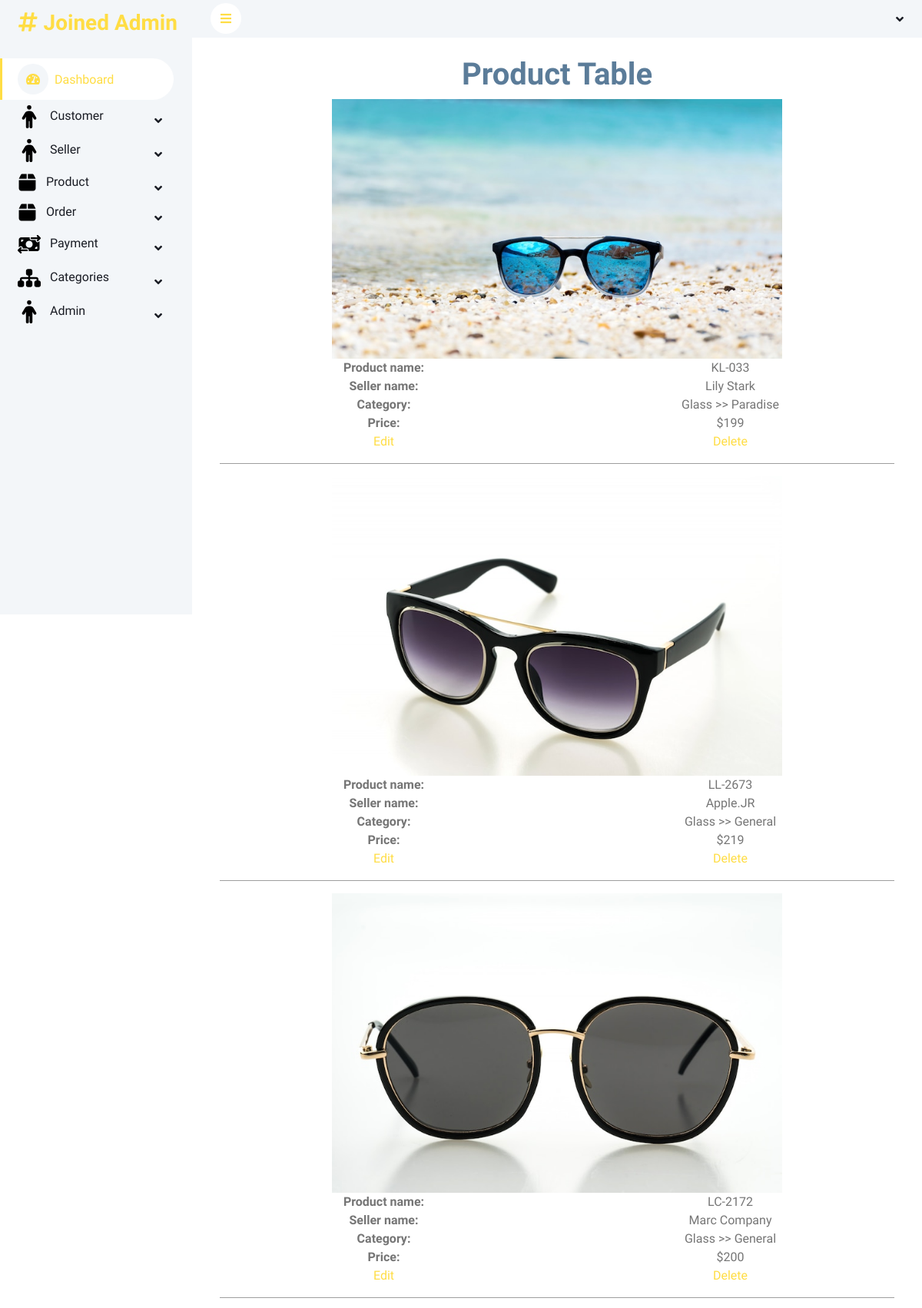
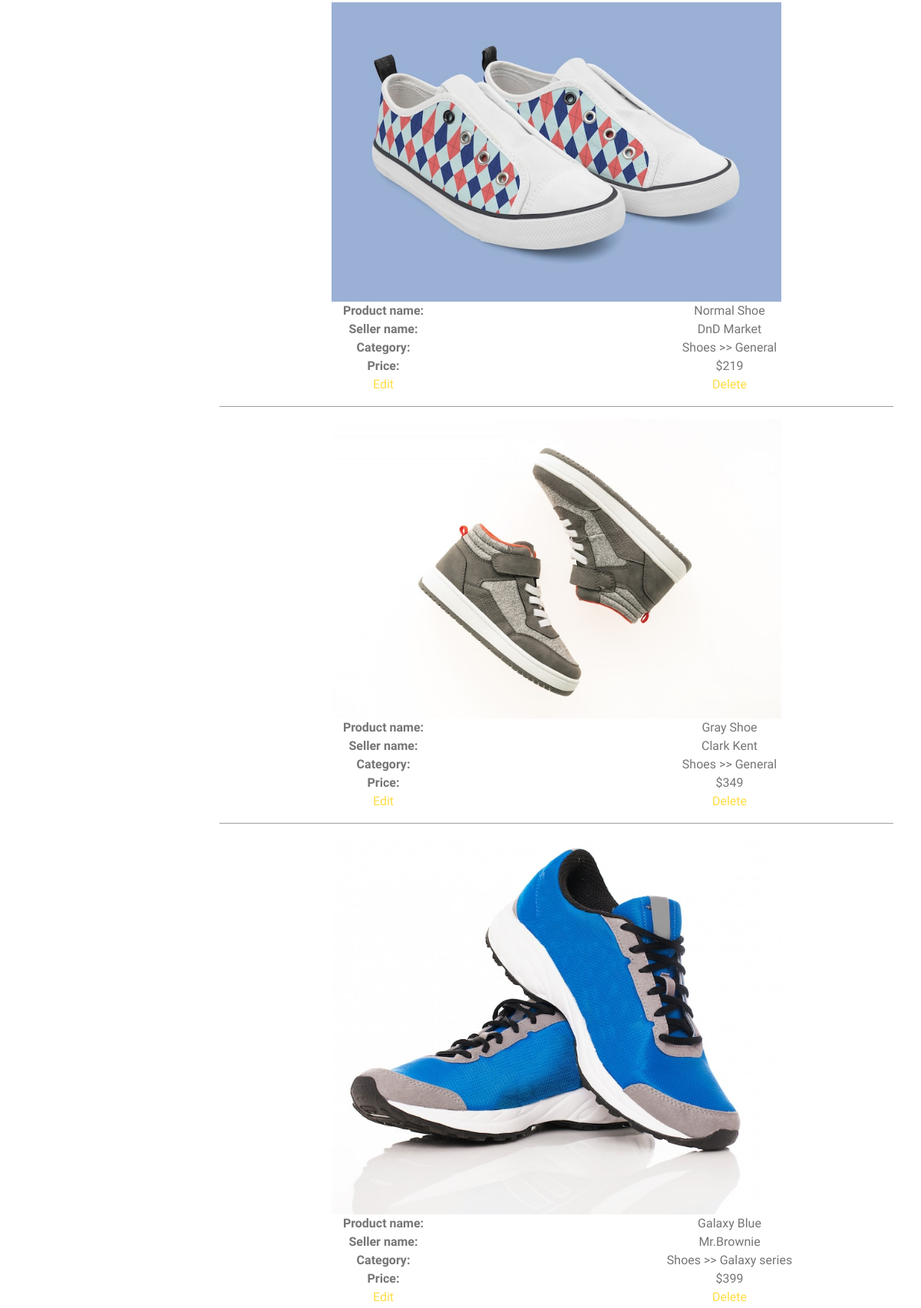
/admin/productTable.php (signed in, upper part), run on the app's committed database (2 pictures, top to bottom).
### tables this page shows
CREATE TABLE `product` (
  `product_id` int(11) NOT NULL,
  `name` varchar(20) NOT NULL,
  `sellername` varchar(30) NOT NULL,
  `category` varchar(20) NOT NULL,
  `subcategory` varchar(20) NOT NULL,
  `imgfile` varchar(100) NOT NULL,
  `price` int(20) NOT NULL,
  `about` varchar(300) NOT NULL,
  `createdate` timestamp NOT NULL DEFAULT current_timestamp(),
  `status` int(11) NOT NULL
);

### admin/productTable.php (the view, shortened to what this page needs)
<?php
include("header.php");
include("include/config.php");
?>
<div class="container-fluid pt-4 px-4">
  <h1 style="text-align: center;color:  #5b7c99;">Product Table</h1>
  <div style="text-align: center;" class="container tabletwo">
    <?php
    $sql = "SELECT * FROM product WHERE status='1'";
    $s = mysqli_query($db, $sql);
    while ($show = mysqli_fetch_array($s)) {
    ?>
      <div class="col-8" style="margin: 0 auto !important;">
        <img class="img-fluid" src="newimgs/<?php echo $show['imgfile']; ?>" alt="Customer img">
      </div>
      <div class="row">
        <div style="font-weight:bold;" class="col">
          Product name:
        </div>
        <div class="col">
          <?php echo $show['name']; ?>
        </div>
      </div>
      <div class="row">
        <div style="font-weight:bold;" class="col">
          Seller name:
        </div>
        <div class="col">
          <?php echo $show['sellername']; ?>
        </div>
      </div>
      <div class="row">
        <div style="font-weight:bold;" class="col">
          Category:
        </div>
        <div class="col">
          <?php echo $show['category']; ?> >> <?php echo $show['subcategory']; ?>
        </div>
      </div>
      <div class="row">
        <div style="font-weight:bold;" class="col">
          Price:
        </div>
        <div class="col">
          $<?php echo $show["price"]   ?>
        </div>
      </div>
      <div class="row">
        <div class="col">
          <a href="prodEdit.php?transfer=<?php echo $show['product_id']; ?>">Edit</a>
        </div>
        <div class="col">
          <a href="prodele.php?pass=<?php echo $show['product_id']; ?>">Delete</a>
        </div>
      </div>
      <hr style="opacity: 0.7;">
    <?php
    };
    ?>
  </div>
</div>
<?php
include("footer.php");
?>

### admin/css/style.css (style rules this page uses)
:root { --primary: #ffdd44; --light: #F3F6F9; --dark: #191C24; }
.tabletwo { display: none ; }
@media (min-width: 0px) and (max-width: 1200px) { .tabletwo { display: block; } }

### data on the page
product: imgfile (picture), name "KL-033", sellername "Lily Stark", category "Glass", subcategory "Paradise", price "199"
product: imgfile (picture), name "LL-2673", sellername "Apple.JR", category "Glass", subcategory "General", price "219"
product: imgfile (picture), name "LC-2172", sellername "Marc Company", category "Glass", subcategory "General", price "200"
product: imgfile (picture), name "Normal Shoe", sellername "DnD Market", category "Shoes", subcategory "General", price "219"
product: imgfile (picture), name "Gray Shoe", sellername "Clark Kent", category "Shoes", subcategory "General", price "349"
product: imgfile (picture), name "Galaxy Blue", sellername "Mr.Brownie", category "Shoes", subcategory "Galaxy series", price "399"
